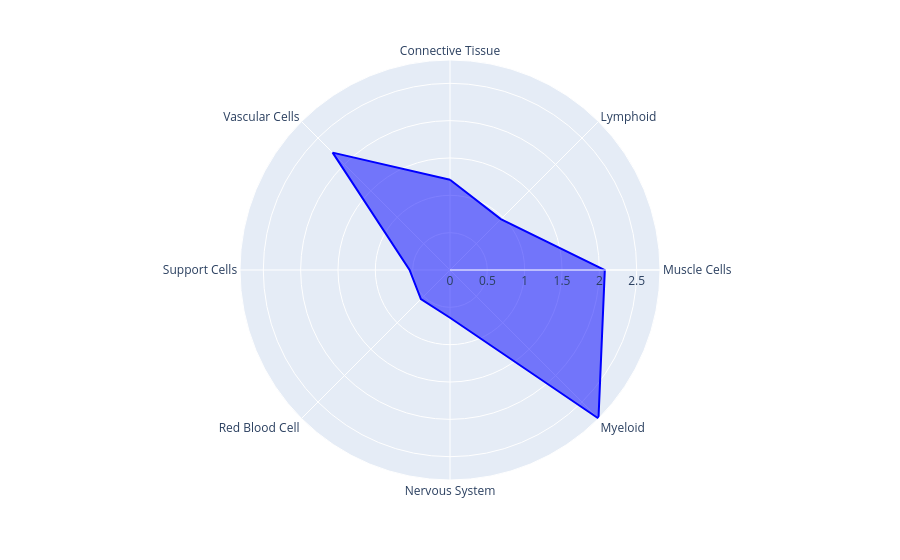

Notebook source saved alongside this figure:
### Code cell
gene = 'EIF3C'
fig = print_radar_spyder(gene=gene, expression=A, categories=cells)
print(gene)
fig.show()

### Figure 1 — Plotly figure (JSON) as saved in the notebook; plotly's stock layout.template omitted (floating-point values rounded to 4 significant figures)
{"data": [{"fill": "toself", "hovertemplate": "EIF3C=%{r}<br>theta=%{theta}<extra></extra>", "legendgroup": "", "line": {"color": "blue", "dash": "solid"}, "marker": {"symbol": "circle"}, "mode": "lines", "name": "", "r": [1.209, 0.9629, 2.073, 2.812, 0.639, 0.5509, 0.5415, 2.222, 1.209], "showlegend": false, "subplot": "polar", "theta": ["Connective Tissue", "Lymphoid", "Muscle Cells", "Myeloid", "Nervous System", "Red Blood Cell", "Support Cells", "Vascular Cells", "Connective Tissue"], "type": "scatterpolar"}], "layout": {"legend": {"tracegroupgap": 0}, "margin": {"t": 60}, "polar": {"angularaxis": {"direction": "clockwise", "rotation": 90}, "domain": {"x": [0, 1], "y": [0, 1]}}}}
